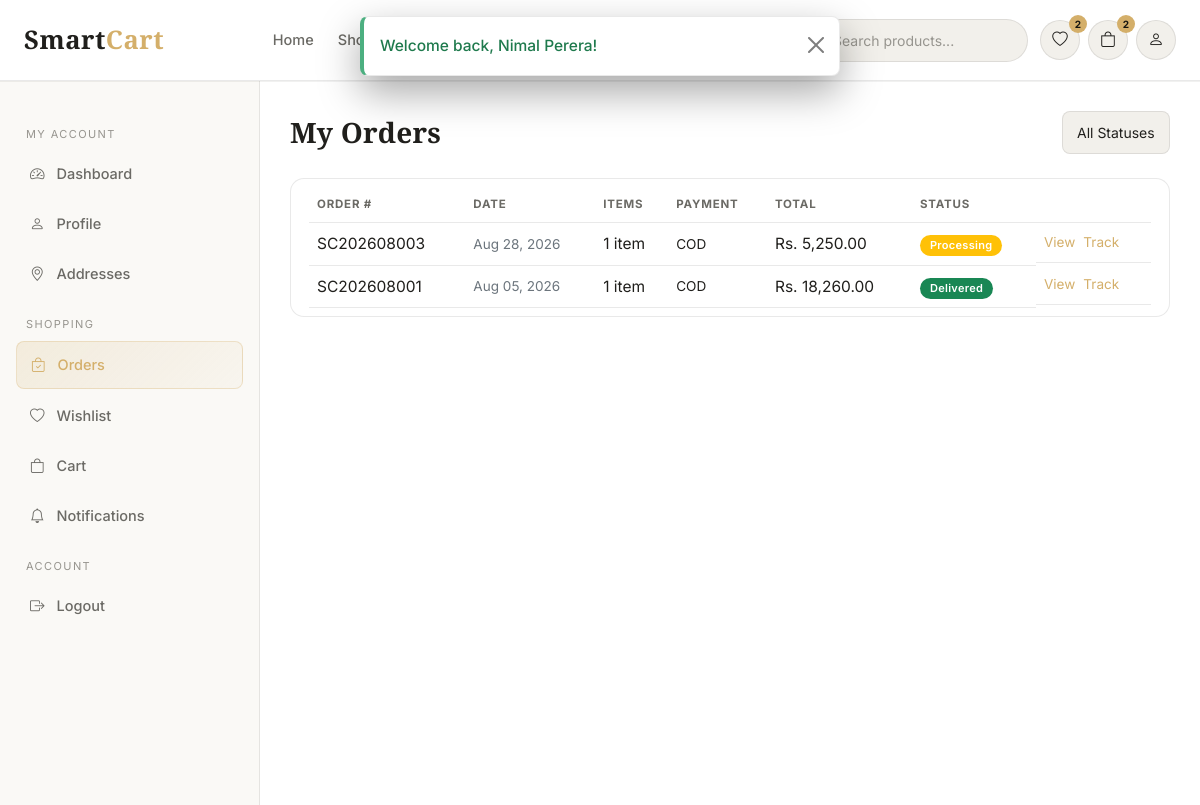
The page /customer/orders.php (signed in) on the database its author committed.
### tables this page shows
CREATE TABLE orders (
    order_id INT AUTO_INCREMENT PRIMARY KEY,
    order_number VARCHAR(30) NOT NULL UNIQUE,
    user_id INT NOT NULL,
    address_id INT DEFAULT NULL,
    coupon_id INT DEFAULT NULL,
    subtotal DECIMAL(10,2) NOT NULL DEFAULT 0,
    discount_amount DECIMAL(10,2) NOT NULL DEFAULT 0,
    delivery_fee DECIMAL(10,2) NOT NULL DEFAULT 0,
    total_amount DECIMAL(10,2) NOT NULL DEFAULT 0,
    delivery_method ENUM('standard','express') NOT NULL DEFAULT 'standard',
    payment_method ENUM('cod','card') NOT NULL DEFAULT 'cod',
    order_status ENUM('pending','confirmed','processing','shipped','delivered','cancelled') NOT NULL DEFAULT 'pending',
    assigned_staff_id INT DEFAULT NULL,
    shipping_full_name VARCHAR(120) NOT NULL,
    shipping_phone VARCHAR(20) NOT NULL,
    shipping_address VARCHAR(255) NOT NULL,
    shipping_city VARCHAR(100) NOT NULL,
    shipping_province VARCHAR(100) NOT NULL,
    shipping_postal_code VARCHAR(20) DEFAULT NULL,
    notes VARCHAR(255) DEFAULT NULL,
    created_at TIMESTAMP NOT NULL DEFAULT CURRENT_TIMESTAMP,
    updated_at TIMESTAMP NOT NULL DEFAULT CURRENT_TIMESTAMP ON UPDATE CURRENT_TIMESTAMP,
    FOREIGN KEY (user_id) REFERENCES users(user_id) ON DELETE CASCADE,
    FOREIGN KEY (address_id) REFERENCES addresses(address_id) ON DELETE SET NULL,
    FOREIGN KEY (coupon_id) REFERENCES coupons(coupon_id) ON DELETE SET NULL,
    FOREIGN KEY (assigned_staff_id) REFERENCES users(user_id) ON DELETE SET NULL,
    INDEX idx_status (order_status),
    INDEX idx_created (created_at),
    INDEX idx_user (user_id)
);

### customer/orders.php (the view, shortened to what this page needs)
<?php
$user = current_user();
$pdo = db();
$where = "WHERE user_id = ?";
$params = [$user['user_id']];
$stmt = $pdo->prepare("SELECT * FROM orders $where ORDER BY created_at DESC");
$stmt->execute($params);
$orders = $stmt->fetchAll();
require __DIR__ . '/../includes/header.php';
require __DIR__ . '/../includes/navbar.php';
?>
<div class="sc-dash-wrap">
  <?php require __DIR__ . '/includes/sidebar.php'; ?>
  <main class="sc-content">
    <div class="d-flex flex-wrap justify-content-between align-items-center mb-4">
      <h3 class="mb-0">My Orders</h3>
      <form method="get" class="d-flex gap-2">
        <select name="status" class="form-select form-select-sm" onchange="this.form.submit()">
          <option value="">All Statuses</option>
        </select>
      </form>
    </div>
    <?php if (empty($orders)): ?>
      <div class="sc-card text-center py-5">
        <i class="bi bi-bag fs-1 text-gold mb-3 d-block"></i>
        <h5>No orders found</h5>
        <a href="<?= BASE_URL ?>products/shop.php" class="btn btn-sc-gold mt-2">Start Shopping</a>
      </div>
    <?php else: ?>
      <div class="sc-table-wrap">
        <table class="table align-middle mb-0">
          <thead class="sc-thead"><tr><th>Order #</th><th>Date</th><th>Items</th><th>Payment</th><th>Total</th><th>Status</th><th></th></tr></thead>
          <tbody>
            <?php foreach ($orders as $o):
              $cnt = $pdo->prepare("SELECT SUM(quantity) FROM order_items WHERE order_id = ?"); $cnt->execute([$o['order_id']]); $itemCount = (int)$cnt->fetchColumn(); ?>
              <tr>
                <td><?= e($o['order_number']) ?></td>
                <td class="small text-secondary"><?= friendly_date($o['created_at'], 'M d, Y') ?></td>
                <td><?= $itemCount ?> item<?= $itemCount === 1 ? '' : 's' ?></td>
                <td class="text-uppercase small"><?= $o['payment_method'] === 'cod' ? 'COD' : 'Card' ?></td>
                <td><?= money($o['total_amount']) ?></td>
                <td><?= order_status_badge($o['order_status']) ?></td>
                <td class="d-flex gap-2">
                  <a href="<?= BASE_URL ?>customer/order-details.php?id=<?= $o['order_id'] ?>" class="text-gold small">View</a>
                  <a href="<?= BASE_URL ?>customer/track-order.php?id=<?= $o['order_id'] ?>" class="text-gold small">Track</a>
                </td>
              </tr>
            <?php endforeach; ?>
          </tbody>
        </table>
      </div>
    <?php endif; ?>
  </main>
</div>
<?php require __DIR__ . '/../includes/dash-footer.php'; ?>

### includes/functions.php (shortened to what this page needs)
<?php
function e($value): string
{
    return htmlspecialchars((string)($value ?? ''), ENT_QUOTES, 'UTF-8');
}
function money($amount): string
{
    return 'Rs. ' . number_format((float)$amount, 2);
}
function friendly_date($datetime, string $format = 'M d, Y h:i A'): string
{
    return date($format, strtotime($datetime));
}
    ob_start(); ?>
    <?php return ob_get_clean();
function order_status_badge(string $status): string
{
    $map = [
        'pending' => 'secondary',
        'confirmed' => 'info',
        'processing' => 'warning',
        'shipped' => 'primary',
        'delivered' => 'success',
        'cancelled' => 'danger',
    ];
    $class = $map[$status] ?? 'secondary';
    return '<span class="badge sc-badge bg-' . $class . '">' . ucfirst($status) . '</span>';
}

### assets/css/style.css (style rules this page uses)
:root { --sc-black: #0b0b0d; --sc-charcoal: #121214; --sc-charcoal-2: #17171a; --sc-charcoal-3: #1e1e22; --sc-border: rgba(255, 255, 255, 0.08); --sc-white: #f7f6f3; --sc-gray: #a8a8ad; --sc-gray-dim: #77777d; --sc-gold: #d4af6a; --sc-gold-soft: #e8cd9a; --sc-gold-deep: #b9903f; --sc-success: #4caf80; --sc-danger: #e0665f; --sc-warning: #e0b25f; --sc-info: #6fa8dc; --sc-radius: 14px; --sc-radius-sm: 8px; --sc-shadow: 0 10px 30px rgba(0, 0, 0, 0.35); --sc-transition: all .28s cubic-bezier(.4,0,.2,1); --sc-font-heading: 'Playfair Display', Georgia, serif; --sc-font-body: 'Inter', -apple-system, BlinkMacSystemFont, 'Segoe UI', sans-serif; }
body.sc-theme-light { --sc-black: #ffffff; --sc-charcoal: #faf9f6; --sc-charcoal-2: #ffffff; --sc-charcoal-3: #f2f0eb; --sc-border: rgba(20, 20, 15, 0.09); --sc-white: #201f1c; --sc-gray: #6b6a65; --sc-gray-dim: #97958f; --sc-shadow: 0 10px 30px rgba(20, 20, 15, 0.08); }
* { box-sizing: border-box; }
body { background: var(--sc-black); color: var(--sc-white); font-family: var(--sc-font-body); font-size: 15.5px; line-height: 1.65; -webkit-font-smoothing: antialiased; animation: scPageFadeIn .18s ease both; }
h1, h2, h3, h4, h5, h6, .sc-heading { font-family: var(--sc-font-heading); font-weight: 700; letter-spacing: .2px; color: var(--sc-white); }
a { color: var(--sc-gold); text-decoration: none; transition: var(--sc-transition); }
.form-control, .form-select { background: var(--sc-charcoal-3); border: 1px solid var(--sc-border); color: var(--sc-white); border-radius: var(--sc-radius-sm); padding: 10px 14px; }
.table { color: var(--sc-white); }
.table > :not(caption) > * > * { background: transparent; border-bottom-color: var(--sc-border); color: var(--sc-white); }
.sc-table-wrap { background: var(--sc-charcoal-2); border: 1px solid var(--sc-border); border-radius: var(--sc-radius); padding: 8px 18px; }
thead.sc-thead th { color: var(--sc-gray); text-transform: uppercase; font-size: 11.5px; letter-spacing: .8px; border-bottom-color: var(--sc-border) !important; }
.sc-badge { font-weight: 600; font-size: 11px; padding: 5px 10px; border-radius: 20px; letter-spacing: .3px; }
.sc-dash-wrap { display: flex; align-items: flex-start; min-height: calc(100vh - 76px); }
.sc-content { flex: 1; padding: 30px; max-width: 100%; overflow-x: hidden; }
.text-gold { color: var(--sc-gold) !important; }

### rows shown on the page
orders: order_number "SC202608003", created_at "Aug 28, 2026", itemCount "1", payment_method "COD", total_amount "Rs. 5,250.00", order_status "Processing"
orders: order_number "SC202608001", created_at "Aug 05, 2026", itemCount "1", payment_method "COD", total_amount "Rs. 18,260.00", order_status "Delivered"

### other values the page prints
$f['message'] "Welcome back, Nimal Perera!"
$wishCnt "2"
$cartCnt "2"
